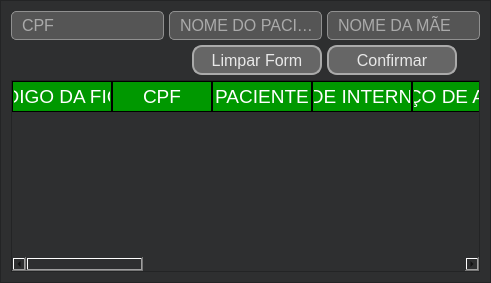
      <widget class="QWidget" name="pageHistoric">
       <property name="styleSheet">
        <string notr="true">background-color: rgb(46, 47, 48);</string>
       </property>
       <layout class="QVBoxLayout" name="verticalLayout_4">
        <property name="spacing">
         <number>0</number>
        </property>
        <property name="leftMargin">
         <number>0</number>
        </property>
        <property name="topMargin">
         <number>0</number>
        </property>
        <property name="rightMargin">
         <number>0</number>
        </property>
        <property name="bottomMargin">
         <number>0</number>
        </property>
        <item>
         <widget class="QFrame" name="frameHistoric">
          <property name="frameShape">
           <enum>QFrame::StyledPanel</enum>
          </property>
          <property name="frameShadow">
           <enum>QFrame::Raised</enum>
          </property>
          <layout class="QGridLayout" name="gridLayout_19">
           <property name="leftMargin">
            <number>10</number>
           </property>
           <property name="topMargin">
            <number>10</number>
           </property>
           <property name="rightMargin">
            <number>10</number>
           </property>
           <property name="bottomMargin">
            <number>10</number>
           </property>
           <property name="spacing">
            <number>5</number>
           </property>
           <item row="1" column="1" alignment="Qt::AlignRight">
            <widget class="QPushButton" name="secondBtnClean">
             <property name="minimumSize">
              <size>
               <width>130</width>
               <height>30</height>
              </size>
             </property>
             <property name="maximumSize">
              <size>
               <width>130</width>
               <height>30</height>
              </size>
             </property>
             <property name="font">
              <font>
               <pointsize>12</pointsize>
              </font>
             </property>
             <property name="cursor">
              <cursorShape>PointingHandCursor</cursorShape>
             </property>
             <property name="styleSheet">
              <string notr="true">QPushButton::Hover {
	background-color: rgb(113, 113, 113);
	color: rgb(232, 232, 232);
	border: 2px solid rgb(200, 200, 200);
	border-radius: 10px;
}

QPushButton{
	background-color: rgb(102, 102, 102);
	color: rgb(232, 232, 232);
	border: 2px solid rgb(170, 170, 170);
	border-radius: 10px;
}

QPushButton::Pressed{
	background-color: rgb(91, 91, 91);
	color: rgb(232, 232, 232);
	border: 2px solid rgb(100, 100, 100);
	border-radius: 10px;
}</string>
             </property>
             <property name="text">
              <string>Limpar Form</string>
             </property>
            </widget>
           </item>
           <item row="0" column="0">
            <widget class="QLineEdit" name="secondLineCpf">
             <property name="sizePolicy">
              <sizepolicy hsizetype="Fixed" vsizetype="Fixed">
               <horstretch>0</horstretch>
               <verstretch>0</verstretch>
              </sizepolicy>
             </property>
             <property name="maximumSize">
              <size>
               <width>16777215</width>
               <height>30</height>
              </size>
             </property>
             <property name="font">
              <font>
               <pointsize>12</pointsize>
              </font>
             </property>
             <property name="styleSheet">
              <string notr="true">QLineEdit {
	border: 1px solid rgb(144, 144, 144);
	border-radius: 5px;
	background-color: rgb(85, 85, 85);
	padding: 3px;
	color: #ffffff;
	padding-left: 8px;
}
</string>
             </property>
             <property name="text">
              <string/>
             </property>
             <property name="placeholderText">
              <string>CPF</string>
             </property>
            </widget>
           </item>
           <item row="0" column="1">
            <widget class="QLineEdit" name="secondLinePatientName">
             <property name="maximumSize">
              <size>
               <width>16777215</width>
               <height>30</height>
              </size>
             </property>
             <property name="font">
              <font>
               <pointsize>12</pointsize>
              </font>
             </property>
             <property name="styleSheet">
              <string notr="true">QLineEdit {
	border: 1px solid rgb(144, 144, 144);
	border-radius: 5px;
	background-color: rgb(85, 85, 85);
	padding: 3px;
	color: #ffffff;
	padding-left: 8px;
}
</string>
             </property>
             <property name="placeholderText">
              <string>NOME DO PACIENTE</string>
             </property>
            </widget>
           </item>
           <item row="1" column="2">
            <widget class="QPushButton" name="secondBtnConfirm">
             <property name="minimumSize">
              <size>
               <width>130</width>
               <height>30</height>
              </size>
             </property>
             <property name="maximumSize">
              <size>
               <width>130</width>
               <height>30</height>
              </size>
             </property>
             <property name="font">
              <font>
               <pointsize>12</pointsize>
              </font>
             </property>
             <property name="cursor">
              <cursorShape>PointingHandCursor</cursorShape>
             </property>
             <property name="styleSheet">
              <string notr="true">QPushButton::Hover {
	background-color: rgb(113, 113, 113);
	color: rgb(232, 232, 232);
	border: 2px solid rgb(200, 200, 200);
	border-radius: 10px;
}

QPushButton{
	background-color: rgb(102, 102, 102);
	color: rgb(232, 232, 232);
	border: 2px solid rgb(170, 170, 170);
	border-radius: 10px;
}

QPushButton::Pressed{
	background-color: rgb(91, 91, 91);
	color: rgb(232, 232, 232);
	border: 2px solid rgb(100, 100, 100);
	border-radius: 10px;
}</string>
             </property>
             <property name="text">
              <string>Confirmar</string>
             </property>
            </widget>
           </item>
           <item row="0" column="2">
            <widget class="QLineEdit" name="secondLineMotherName">
             <property name="maximumSize">
              <size>
               <width>16777215</width>
               <height>30</height>
              </size>
             </property>
             <property name="font">
              <font>
               <pointsize>12</pointsize>
              </font>
             </property>
             <property name="styleSheet">
              <string notr="true">QLineEdit {
	border: 1px solid rgb(144, 144, 144);
	border-radius: 5px;
	background-color: rgb(85, 85, 85);
	padding: 3px;
	color: #ffffff;
	padding-left: 8px;
}
</string>
             </property>
             <property name="placeholderText">
              <string>NOME DA MÃE</string>
             </property>
            </widget>
           </item>
           <item row="2" column="0" colspan="3">
            <widget class="QTableWidget" name="secondTable">
             <property name="font">
              <font>
               <pointsize>14</pointsize>
              </font>
             </property>
             <property name="styleSheet">
              <string notr="true">QWidget {
	background-color: rgb(46, 47, 48);
	color: #ffffff;
}

QHeaderView::section {
	/* background-color: rgb(207, 249, 226); */
	background-color: #009800;
	padding: 1px;
	border: 1px solid rgb(0, 0, 0);
	font-size: 14pt;
}

QTableWidget {
	gridline-color: rgb(168, 168, 168);
	font-size: 14pt;
}

QTableWidget QTableCornerButton::section {
	background-color: rgb(207, 249, 226);
	border: 1px solid rgb(0,0,0);
}

</string>
             </property>
             <column>
              <property name="text">
               <string>CÓDIGO DA FICHA</string>
              </property>
             </column>
             <column>
              <property name="text">
               <string>CPF</string>
              </property>
             </column>
             <column>
              <property name="text">
               <string>PACIENTE</string>
              </property>
             </column>
             <column>
              <property name="text">
               <string>DATA DE INTERNAÇÃO</string>
              </property>
             </column>
             <column>
              <property name="text">
               <string>SERVIÇO DE ADMISSÃO</string>
              </property>
             </column>
             <column>
              <property name="text">
               <string>MÉDICO</string>
              </property>
             </column>
             <column>
              <property name="text">
               <string>CRM</string>
              </property>
             </column>
             <column>
              <property name="text">
               <string>CLÍNICA</string>
              </property>
             </column>
             <column>
              <property name="text">
               <string>LEITO</string>
              </property>
             </column>
             <column>
              <property name="text">
               <string>DEPÊNDENCIA</string>
              </property>
             </column>
             <column>
              <property name="text">
               <string>HORA DE INTERNAÇÃO</string>
              </property>
             </column>
             <column>
              <property name="text">
               <string>ALTA</string>
              </property>
             </column>
             <column>
              <property name="text">
               <string>HORA DA ALTA</string>
              </property>
             </column>
             <column>
              <property name="text">
               <string>DATA DE ALTA</string>
              </property>
             </column>
             <column>
              <property name="text">
               <string>RESPONSÁVEL</string>
              </property>
             </column>
            </widget>
           </item>
          </layout>
         </widget>
        </item>
       </layout>
      </widget>
